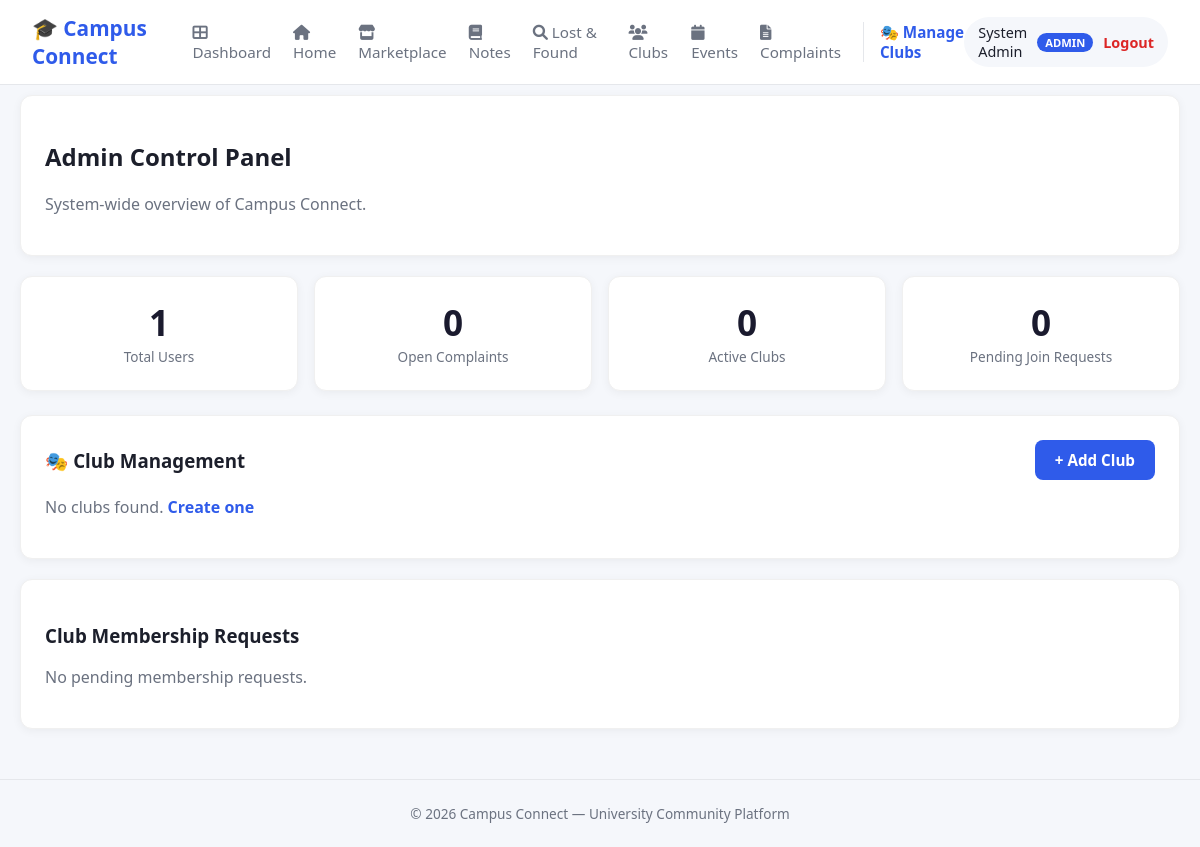
/dashboard/admin.php (signed in), run on an earlier commit of the app's database.
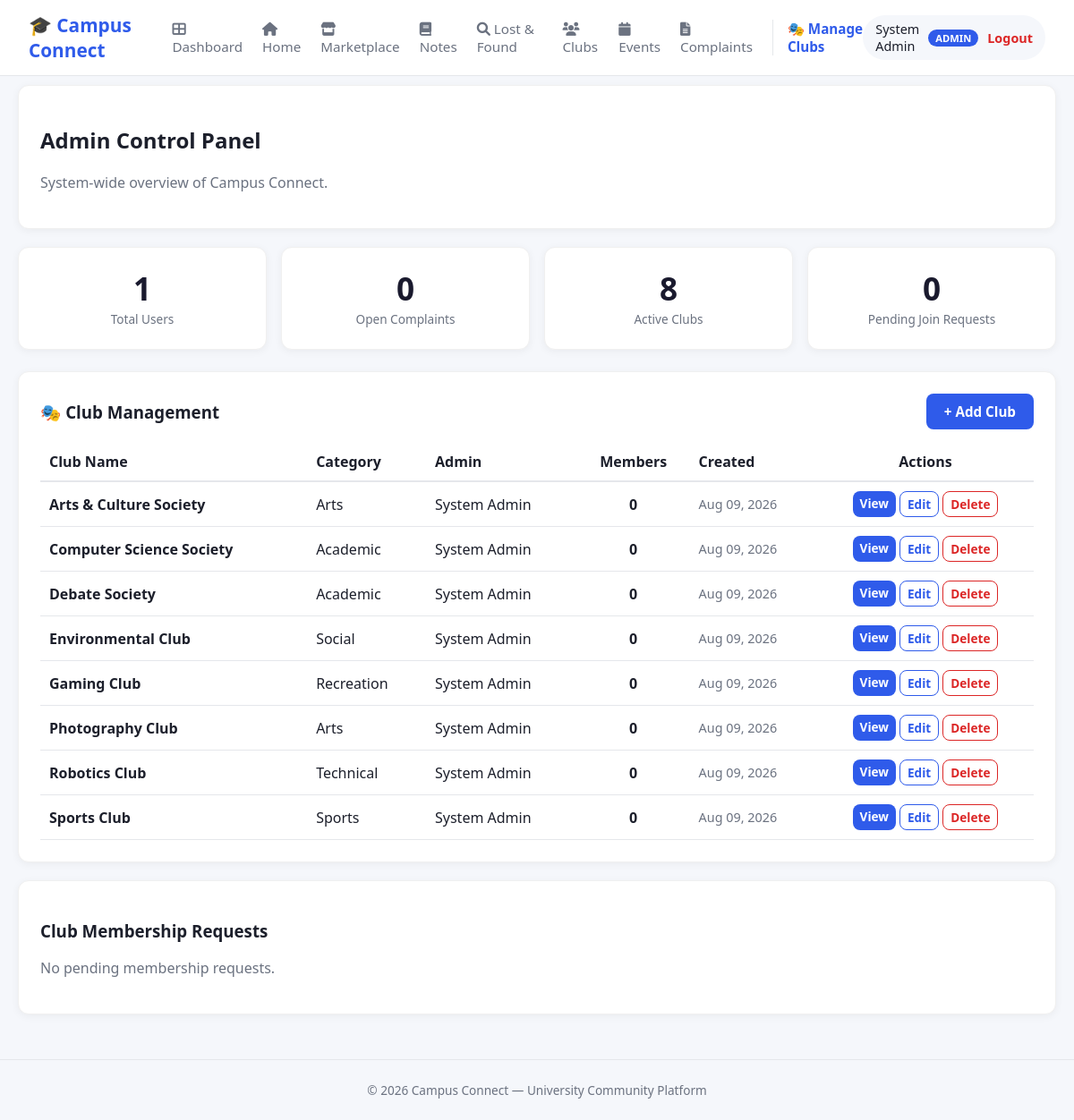
And on a later commit of the database.
### tables this page shows
CREATE TABLE clubs (
    club_id INT AUTO_INCREMENT PRIMARY KEY,
    club_admin_id INT NOT NULL,
    name VARCHAR(150) NOT NULL,
    description TEXT,
    category VARCHAR(80),
    logo_path VARCHAR(255) DEFAULT NULL,
    created_at TIMESTAMP DEFAULT CURRENT_TIMESTAMP,
    FOREIGN KEY (club_admin_id) REFERENCES users(user_id) ON DELETE CASCADE
);

CREATE TABLE users (
    user_id INT AUTO_INCREMENT PRIMARY KEY,
    full_name VARCHAR(100) NOT NULL,
    email VARCHAR(150) NOT NULL UNIQUE,
    password_hash VARCHAR(255) NOT NULL,
    role ENUM('student', 'club_admin', 'admin') NOT NULL DEFAULT 'student',
    university_id VARCHAR(50) DEFAULT NULL,
    department VARCHAR(100) DEFAULT NULL,
    semester VARCHAR(20) DEFAULT NULL,
    profile_image VARCHAR(255) DEFAULT NULL,
    status ENUM('active', 'suspended') NOT NULL DEFAULT 'active',
    created_at TIMESTAMP DEFAULT CURRENT_TIMESTAMP,
    updated_at TIMESTAMP DEFAULT CURRENT_TIMESTAMP ON UPDATE CURRENT_TIMESTAMP
);

### dashboard/admin.php (the view, shortened to what this page needs)
<?php
require_once '../config/db.php';
$user_count = $conn->query("SELECT COUNT(*) as c FROM users")->fetch_assoc()['c'];
$complaint_count = $conn->query("SELECT COUNT(*) as c FROM complaints WHERE status = 'open'")->fetch_assoc()['c'];
$club_count = $conn->query("SELECT COUNT(*) as c FROM clubs")->fetch_assoc()['c'];
include '../includes/header.php';
?>
<div class="page-container">
    <div class="dashboard-shell">
        <main style="width:100%;">
            <div class="card">
                <h2>Admin Control Panel</h2>
                <p style="color:var(--text-muted);">System-wide overview of Campus Connect.</p>
            </div>
            <div class="card-grid">
                <div class="stat-box"><div class="num"><?php echo $user_count; ?></div><div class="label">Total Users</div></div>
                <div class="stat-box"><div class="num"><?php echo $complaint_count; ?></div><div class="label">Open Complaints</div></div>
                <div class="stat-box"><div class="num"><?php echo $club_count; ?></div><div class="label">Active Clubs</div></div>
                <div class="stat-box"><div class="num"><?php echo $pending_requests_count; ?></div><div class="label">Pending Join Requests</div></div>
            </div>
            <div class="card">
                <div style="display:flex; justify-content:space-between; align-items:center; margin-bottom:15px; flex-wrap:wrap; gap:10px;">
                    <h3 style="margin:0;">🎭 Club Management</h3>
                    <a href="../modules/clubs/add.php" class="btn btn-primary">+ Add Club</a>
                </div>
                <?php
                $clubs_list = $conn->query("
                    SELECT c.club_id, c.name, c.category, c.created_at, u.full_name as admin_name,
                           (SELECT COUNT(*) FROM club_members cm WHERE cm.club_id = c.club_id AND cm.status='approved') as member_count
                    FROM clubs c
                    LEFT JOIN users u ON u.user_id = c.club_admin_id
                    ORDER BY c.name ASC
                ");
                if ($clubs_list && $clubs_list->num_rows > 0):
                ?>
                    <div style="overflow-x:auto;">
                        <table style="width:100%; border-collapse:collapse;">
                            <thead style="border-bottom:2px solid var(--border);">
                                <tr>
                                    <th style="text-align:left; padding:10px;">Club Name</th>
                                    <th style="text-align:left; padding:10px;">Category</th>
                                    <th style="text-align:left; padding:10px;">Admin</th>
                                    <th style="text-align:center; padding:10px;">Members</th>
                                    <th style="text-align:left; padding:10px;">Created</th>
                                    <th style="text-align:center; padding:10px;">Actions</th>
                                </tr>
                            </thead>
                            <tbody>
                                <?php while ($club = $clubs_list->fetch_assoc()): ?>
                                <tr style="border-bottom:1px solid var(--border);">
                                    <td style="padding:10px;"><strong><?php echo htmlspecialchars($club['name']); ?></strong></td>
                                    <td style="padding:10px;"><?php echo htmlspecialchars($club['category']); ?></td>
                                    <td style="padding:10px;"><?php echo htmlspecialchars($club['admin_name'] ?: 'N/A'); ?></td>
                                    <td style="padding:10px; text-align:center;"><strong><?php echo (int)$club['member_count']; ?></strong></td>
                                    <td style="padding:10px; color:var(--text-muted); font-size:0.9rem;"><?php echo date('M d, Y', strtotime($club['created_at'])); ?></td>
                                    <td style="padding:10px; text-align:center;">
                                        <div style="display:flex; gap:4px; justify-content:center; flex-wrap:wrap;">
                                            <a href="../modules/clubs/view.php?id=<?php echo (int)$club['club_id']; ?>" class="btn btn-primary" style="padding:4px 8px; font-size:0.85rem;">View</a>
                                            <a href="../modules/clubs/edit.php?id=<?php echo (int)$club['club_id']; ?>" class="btn btn-outline" style="padding:4px 8px; font-size:0.85rem;">Edit</a>
                                            <a href="../modules/clubs/delete.php?id=<?php echo (int)$club['club_id']; ?>" class="btn btn-outline" style="padding:4px 8px; font-size:0.85rem; color:var(--danger); border-color:var(--danger);" onclick="return confirm('Delete this club?')">Delete</a>
                                        </div>
                                    </td>
                                </tr>
                                <?php endwhile; ?>
                            </tbody>
                        </table>
                    </div>
                <?php else: ?>
                    <p style="color:var(--text-muted);">No clubs found. <a href="../modules/clubs/add.php" style="color:var(--primary); font-weight:600;">Create one</a></p>
                <?php endif; ?>
            </div>
            <div class="card">
                <h3>Club Membership Requests</h3>
                <?php
                $pending = $conn->query("
                    SELECT cm.membership_id, cm.status, cm.joined_at, u.full_name as student_name, u.email, c.name as club_name
                    FROM club_members cm
                    JOIN users u ON cm.student_id = u.user_id
                    JOIN clubs c ON cm.club_id = c.club_id
                    WHERE cm.status = 'pending'
                    ORDER BY cm.joined_at DESC
                ");
                if ($pending->num_rows === 0):
                ?>
                    <p style="color:var(--text-muted);">No pending membership requests.</p>
                <?php endif; ?>
            </div>
        </main>
    </div>
</div>
<?php include '../includes/footer.php'; ?>

### includes/header.php (shortened to what this page needs)
<?php
$is_logged_in = isset($_SESSION['user_id']);
$role = $_SESSION['role'] ?? null;
if ($is_logged_in && $role === 'admin') {
    require_once __DIR__ . '/../config/db.php';
    $pending_result = $conn->query("SELECT COUNT(*) as c FROM club_members WHERE status = 'pending'");
    if ($pending_result) {
        $pending_requests_count = $pending_result->fetch_assoc()['c'];
    }
}
?>
<!DOCTYPE html>
<html lang="en">
<head>
    <link rel="stylesheet" href="/campus-connect/assets/css/style.css">
    <link rel="stylesheet" href="https://cdnjs.cloudflare.com/ajax/libs/font-awesome/6.0.0/css/all.min.css">
</head>
<body>
<div class="app-container">
    <div class="main-content">
        <nav class="navbar">
            <a href="/campus-connect/index.php" class="brand">🎓 Campus Connect</a>
            <div class="nav-links">
                <?php if ($is_logged_in): ?>
                    <a href="/campus-connect/dashboard/<?php echo htmlspecialchars($role); ?>.php" class="nav-dashboard"><i class="fas fa-th-large"></i> Dashboard</a>
                <?php endif; ?>
                <a href="/campus-connect/index.php"><i class="fas fa-home"></i> Home</a>
                <a href="/campus-connect/modules/marketplace/index.php"><i class="fas fa-store"></i> Marketplace</a>
                <a href="/campus-connect/modules/notes/index.php"><i class="fas fa-book"></i> Notes</a>
                <a href="/campus-connect/modules/lostfound/index.php"><i class="fas fa-search"></i> Lost & Found</a>
                <a href="/campus-connect/modules/clubs/index.php"><i class="fas fa-users"></i> Clubs</a>
                <a href="/campus-connect/modules/events/index.php"><i class="fas fa-calendar"></i> Events</a>
                <a href="/campus-connect/modules/complaints/index.php"><i class="fas fa-file-alt"></i> Complaints</a>
                <?php if ($is_logged_in && $role === 'admin'): ?>
                    <a href="/campus-connect/modules/clubs/manage.php" style="border-left:1px solid var(--border); padding-left:16px; color:var(--primary); font-weight:600;">🎭 Manage Clubs</a>
                <?php endif; ?>
            </div>
            <?php if ($is_logged_in): ?>
                <div class="user-chip">
                    <span><?php echo htmlspecialchars($_SESSION['full_name']); ?></span>
                    <span class="badge-role"><?php echo htmlspecialchars($role); ?></span>
                    <a href="/campus-connect/auth/logout.php" style="color:#dc2626;font-weight:600;">Logout</a>
                </div>
            <?php endif; ?>
        </nav>

### includes/footer.php (shortened to what this page needs)
    <footer style="text-align:center; padding:24px; color:#6b7280; font-size:0.85rem; border-top:1px solid #e5e7eb; margin-top:20px;">
        &copy; <?php echo date('Y'); ?> Campus Connect — University Community Platform
    </footer>
    </div>
    </div>
</body>
</html>

### assets/css/style.css (style rules this page uses)
:root { --primary: #2f5bea; --primary-dark: #1e3fb8; --accent: #ff8a3d; --bg: #f5f7fb; --card-bg: #ffffff; --text-dark: #1c1f2b; --text-muted: #6b7280; --border: #e5e7eb; --success: #16a34a; --danger: #dc2626; --radius: 10px; }
* { box-sizing: border-box; }
body { font-family: 'Segoe UI', Roboto, Arial, sans-serif; background: var(--bg); color: var(--text-dark); margin: 0; }
a { text-decoration: none; color: inherit; }
.navbar { background: var(--card-bg); border-bottom: 1px solid var(--border); display: flex; align-items: center; justify-content: space-between; padding: 14px 32px; position: sticky; top: 0; z-index: 100; }
.navbar .brand { font-size: 1.3rem; font-weight: 700; color: var(--primary); }
.navbar .nav-links { display: flex; gap: 22px; align-items: center; }
.navbar .nav-links a { color: var(--text-muted); font-weight: 500; font-size: 0.95rem; }
.navbar .user-chip { display: flex; align-items: center; gap: 10px; background: var(--bg); padding: 6px 14px; border-radius: 30px; font-size: 0.9rem; }
.badge-role { font-size: 0.7rem; text-transform: uppercase; background: var(--primary); color: #fff; padding: 2px 8px; border-radius: 20px; font-weight: 600; }
.page-container { max-width: 1200px; margin: 0 auto; padding: 32px 24px; }
.dashboard-shell { display: grid; grid-template-columns: 220px 1fr; gap: 24px; }
.card { background: var(--card-bg); border: 1px solid var(--border); border-radius: var(--radius); padding: 22px; margin-bottom: 20px; }
.card-grid { display: grid; grid-template-columns: repeat(auto-fill, minmax(240px, 1fr)); gap: 18px; }
.btn { display: inline-block; padding: 10px 20px; border-radius: 8px; border: none; font-weight: 600; cursor: pointer; font-size: 0.95rem; }
.btn-primary { background: var(--primary); color: #fff; }
.btn-outline { background: transparent; border: 1px solid var(--primary); color: var(--primary); }
.stat-box { background: var(--card-bg); border: 1px solid var(--border); border-radius: var(--radius); padding: 20px; text-align: center; }
.stat-box .num { font-size: 1.8rem; font-weight: 700; color: var(--primary); }
.stat-box .label { font-size: 0.85rem; color: var(--text-muted); }
.page-container { max-width: 1200px; margin: 0 auto; padding: 0 20px; }
.dashboard-shell { display: flex; flex-direction: column; gap: 20px; padding: 10px 0; }
.dashboard-shell main { width: 100%; }
.card-grid { display: grid; grid-template-columns: repeat(auto-fit, minmax(200px, 1fr)); gap: 16px; margin-bottom: 24px; }
.stat-box { background: #fff; border-radius: 12px; padding: 24px 20px; text-align: center; box-shadow: 0 2px 10px rgba(0,0,0,0.05); border: 1px solid #f0f0f0; transition: transform 0.3s; }
.stat-box .num { font-size: 2.2rem; font-weight: 700; color: #1a1a2e; line-height: 1.2; }
.stat-box .label { font-size: 0.85rem; color: #6b7280; margin-top: 4px; }
.card { background: #fff; border-radius: 12px; padding: 24px; box-shadow: 0 2px 10px rgba(0,0,0,0.05); margin-bottom: 20px; border: 1px solid #f0f0f0; }

What changed in the data, as far as the page shows it:
added clubs: name "Arts & Culture Society", category "Arts", club_admin.full_name "System Admin", member_count "0", created_at "Aug 09, 2026"
added clubs: name "Computer Science Society", category "Academic", club_admin.full_name "System Admin", member_count "0", created_at "Aug 09, 2026"
added clubs: name "Debate Society", category "Academic", club_admin.full_name "System Admin", member_count "0", created_at "Aug 09, 2026"
added clubs: name "Environmental Club", category "Social", club_admin.full_name "System Admin", member_count "0", created_at "Aug 09, 2026"
added clubs: name "Gaming Club", category "Recreation", club_admin.full_name "System Admin", member_count "0", created_at "Aug 09, 2026"
added clubs: name "Photography Club", category "Arts", club_admin.full_name "System Admin", member_count "0", created_at "Aug 09, 2026"
added clubs: name "Robotics Club", category "Technical", club_admin.full_name "System Admin", member_count "0", created_at "Aug 09, 2026"
added clubs: name "Sports Club", category "Sports", club_admin.full_name "System Admin", member_count "0", created_at "Aug 09, 2026"
Also different on the page:
$club_count: "0" → "8"
text no longer shown: "No clubs found. Create one"
text now shown: "Club Name Category Admin Members Created Actions"
